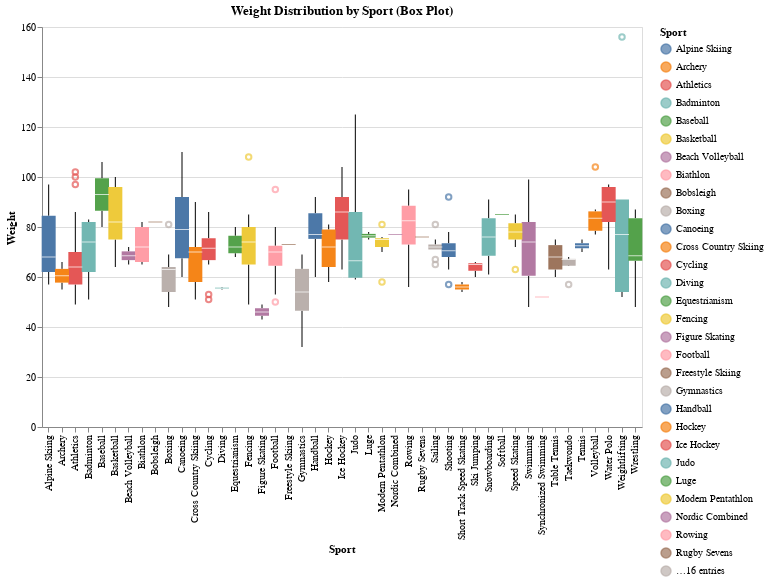

Write notebook code for a chart like this one.
### Code cell
# Sample a subset of your data (adjust 'sample_size' as needed)
sample_size_boxplot = 500  # Choose an appropriate sample size
sampled_df_boxplot = df.sample(sample_size_boxplot, random_state=42)

boxplot_weight_sport = alt.Chart(sampled_df_boxplot).mark_boxplot().encode(
    x='Sport:N',
    y='Weight:Q',
    color='Sport:N'
).properties(
    width=600,
    height=400,
    title='Weight Distribution by Sport (Box Plot)'
)

boxplot_weight_sport

### Figure 1 — Vega-Lite specification as saved in the notebook (floating-point values rounded to 4 significant figures; data arrays with more than 128 entries replaced by an {"elided": "..."} marker saying what was removed)
{"config": {"view": {"continuousWidth": 400, "continuousHeight": 300}}, "data": {"name": "data-e7b8793c2b6115585d176bf74132ba94"}, "mark": "boxplot", "encoding": {"color": {"field": "Sport", "type": "nominal"}, "x": {"field": "Sport", "type": "nominal"}, "y": {"field": "Weight", "type": "quantitative"}}, "height": 400, "title": "Weight Distribution by Sport (Box Plot)", "width": 600, "$schema": "https://vega.github.io/schema/vega-lite/v4.17.0.json", "datasets": {"data-e7b8793c2b6115585d176bf74132ba94": {"elided": "500 records"}}}
